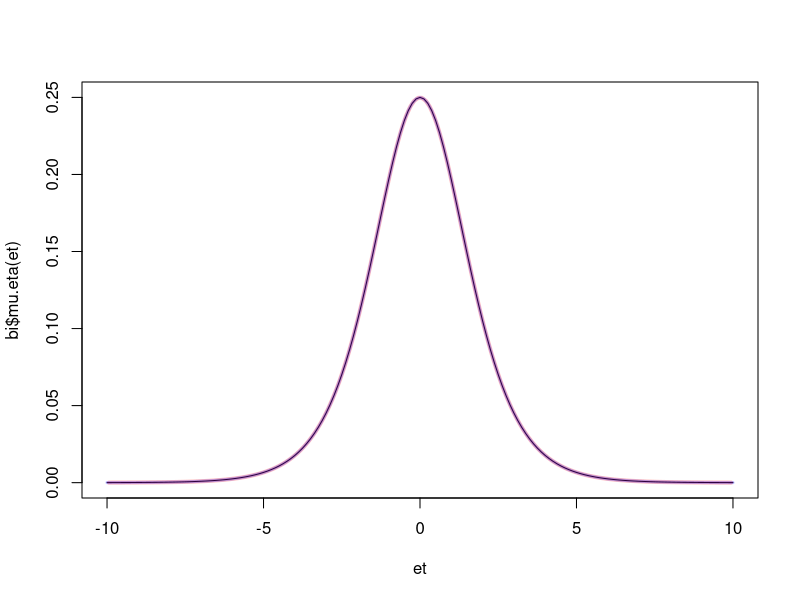

Write R code to recreate this figure.
#!/usr/bin/r

# Immediate Properties of Generalized Inverses
# The properties of a generalized inverse A − derived in equations (3.150)
# through (3.158) include:
# • (A − ) T is a generalized inverse of A T .
# • rank(A − A) = rank(A).
# • A − A is idempotent.
# • I − A − A is idempotent.
# • rank(I − A − A) = m − rank(A).
# In this section, we will ﬁrst consider some more properties of “general”
# generalized inverses, which are analogous to properties of inverses, and then
# we will discuss some additional requirements on the generalized inverse that
# make it unique.
A <- c(A=3.150, B=3.158, C=3.158)
rank(A - A)
I <- c(A=1.150, B=1.154, C=1.153)
rank(I - A - A)

# 3.6.1 Generalized Inverses of Sums of Matrices
# Often we need generalized inverses of various sums of matrices. On page 93,
# we gave a number of relationships that hold for inverses of sums of matrices.
# All of the equations (3.133) through (3.139) hold for generalized inverses. For
# example,
eq <- c(A = 3.133, B= 3.139, C = 3.139)

require(utils) # for str

nf <- gaussian()  # Normal family
nf
str(nf)

gf <- Gamma()
gf
str(gf)
gf$linkinv
gf$variance(-3:4) #- == (.)^2

## Binomial with default 'logit' link:  Check some properties visually:
bi <- binomial()
et <- seq(-10,10, by=1/8)
plot(et, bi$mu.eta(et), type="l")
## show that mu.eta() is derivative of linkinv() :
lines((et[-1]+et[-length(et)])/2, col=adjustcolor("red", 1/4),
      diff(bi$linkinv(et))/diff(et), type="l", lwd=4)
## which here is the logistic density:
lines(et, dlogis(et), lwd=3, col=adjustcolor("blue", 1/4))
stopifnot(exprs = {
  all.equal(bi$ mu.eta(et), dlogis(et))
  all.equal(bi$linkinv(et), plogis(et) -> m)
  all.equal(bi$linkfun(m ), qlogis(m))    #  logit(.) == qlogis(.) !
})

## Data from example(glm) :
d.AD <- data.frame(treatment = gl(3,3),
                   outcome   = gl(3,1,9),
                   counts    = c(18,17,15, 20,10,20, 25,13,12))
glm.D93 <- glm(counts ~ outcome + treatment, d.AD, family = poisson())
## Quasipoisson: compare with above / example(glm) :
glm.qD93 <- glm(counts ~ outcome + treatment, d.AD, family = quasipoisson())

glm.qD93
anova  (glm.qD93, test = "F")
summary(glm.qD93)
## for Poisson results (same as from 'glm.D93' !) use
anova  (glm.qD93, dispersion = 1, test = "Chisq")
summary(glm.qD93, dispersion = 1)



## Example of user-specified link, a logit model for p^days
## See Shaffer, T.  2004. Auk 121(2): 526-540.
logexp <- function(days = 1)
{
    linkfun <- function(mu) qlogis(mu^(1/days))
    linkinv <- function(eta) plogis(eta)^days
    mu.eta  <- function(eta) days * plogis(eta)^(days-1) *
                  binomial()$mu.eta(eta)
    valideta <- function(eta) TRUE
    link <- paste0("logexp(", days, ")")
    structure(list(linkfun = linkfun, linkinv = linkinv,
                   mu.eta = mu.eta, valideta = valideta, name = link),
              class = "link-glm")
}
(bil3 <- binomial(logexp(3)))

## in practice this would be used with a vector of 'days', in
## which case use an offset of 0 in the corresponding formula
## to get the null deviance right.

## Binomial with identity link: often not a good idea, as both
## computationally and conceptually difficult:
binomial(link = "identity")  ## is exactly the same as
binomial(link = make.link("identity"))



## tests of quasi
x <- rnorm(100)
y <- rpois(100, exp(1+x))
glm(y ~ x, family = quasi(variance = "mu", link = "log"))
# which is the same as
glm(y ~ x, family = poisson)
glm(y ~ x, family = quasi(variance = "mu^2", link = "log"))
## Not run: glm(y ~ x, family = quasi(variance = "mu^3", link = "log")) # fails
y <- rbinom(100, 1, plogis(x))
# need to set a starting value for the next fit
glm(y ~ x, family = quasi(variance = "mu(1-mu)", link = "logit"), start = c(0,1))